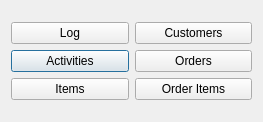
<?xml version="1.0" encoding="UTF-8"?>
<ui version="4.0">
 <class>MainDialog</class>
 <widget class="QDialog" name="MainDialog">
  <property name="geometry">
   <rect>
    <x>0</x>
    <y>0</y>
    <width>263</width>
    <height>122</height>
   </rect>
  </property>
  <property name="windowTitle">
   <string>Kimberly's Delicious Dozen</string>
  </property>
  <property name="windowIcon">
   <iconset>
    <normaloff>../UI/KDD Icon.png</normaloff>../UI/KDD Icon.png</iconset>
  </property>
  <layout class="QGridLayout" name="gridLayout_2">
   <item row="0" column="0">
    <layout class="QGridLayout" name="gridLayout">
     <item row="1" column="0">
      <widget class="QPushButton" name="ActivitiesButton">
       <property name="text">
        <string>Activities</string>
       </property>
      </widget>
     </item>
     <item row="0" column="0">
      <widget class="QPushButton" name="LogButton">
       <property name="text">
        <string>Log</string>
       </property>
      </widget>
     </item>
     <item row="2" column="0">
      <widget class="QPushButton" name="ItemsButton">
       <property name="text">
        <string>Items</string>
       </property>
      </widget>
     </item>
     <item row="0" column="1">
      <widget class="QPushButton" name="CustomersButton">
       <property name="text">
        <string>Customers</string>
       </property>
      </widget>
     </item>
     <item row="1" column="1">
      <widget class="QPushButton" name="OrdersButton">
       <property name="text">
        <string>Orders</string>
       </property>
      </widget>
     </item>
     <item row="2" column="1">
      <widget class="QPushButton" name="OrderItemsButton">
       <property name="text">
        <string>Order Items</string>
       </property>
      </widget>
     </item>
    </layout>
   </item>
  </layout>
 </widget>
 <tabstops>
  <tabstop>LogButton</tabstop>
  <tabstop>CustomersButton</tabstop>
  <tabstop>ActivitiesButton</tabstop>
  <tabstop>OrdersButton</tabstop>
  <tabstop>ItemsButton</tabstop>
  <tabstop>OrderItemsButton</tabstop>
 </tabstops>
 <resources/>
 <connections/>
</ui>
